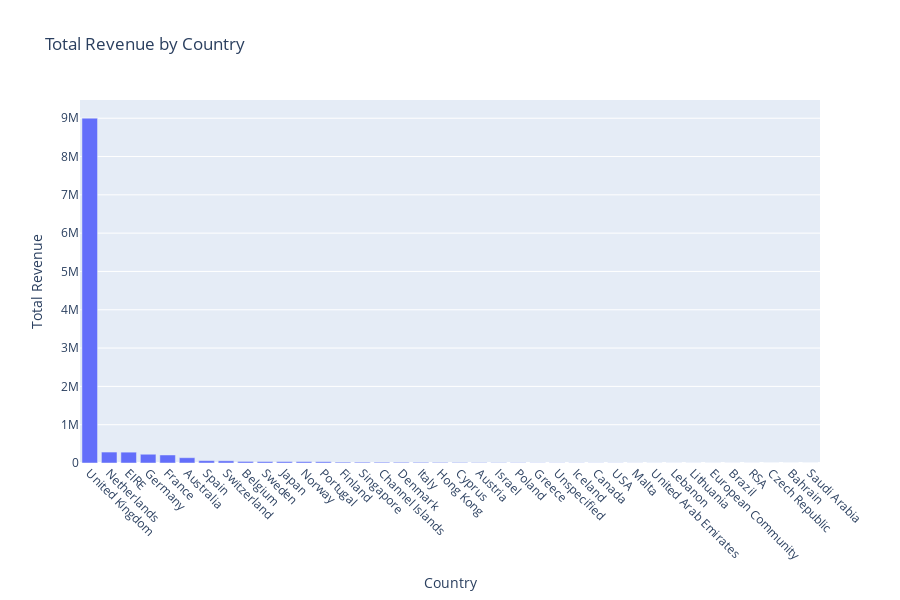

Notebook code for this chart:
### Markdown cell above
Next we can check to see which countries contribute the most to revenues. 
Let us make a bar plot of revenue by country.

### Code cell
# Group by Country and sum TotalPrice
country_sales = df.groupby('Country')['TotalPrice'].sum().reset_index()

# Sort by revenue
country_sales = country_sales.sort_values(by='TotalPrice', ascending=False)

# Plot
fig = px.bar(country_sales, x='Country', y='TotalPrice',
             title='Total Revenue by Country',
             labels={'TotalPrice': 'Total Revenue'},
             height=600)
fig.update_layout(xaxis_tickangle=45)
fig.show()

### Figure 1 — Plotly figure (JSON) as saved in the notebook; plotly's stock layout.template omitted (floating-point values rounded to 4 significant figures)
{"data": [{"hovertemplate": "Country=%{x}<br>Total Revenue=%{y}<extra></extra>", "legendgroup": "", "marker": {"color": "#636efa", "pattern": {"shape": ""}}, "name": "", "orientation": "v", "showlegend": false, "textposition": "auto", "type": "bar", "x": ["United Kingdom", "Netherlands", "EIRE", "Germany", "France", "Australia", "Spain", "Switzerland", "Belgium", "Sweden", "Japan", "Norway", "Portugal", "Finland", "Singapore", "Channel Islands", "Denmark", "Italy", "Hong Kong", "Cyprus", "Austria", "Israel", "Poland", "Greece", "Unspecified", "Iceland", "Canada", "USA", "Malta", "United Arab Emirates", "Lebanon", "Lithuania", "European Community", "Brazil", "RSA", "Czech Republic", "Bahrain", "Saudi Arabia"], "xaxis": "x", "y": [9002000.0, 285400.0, 283100.0, 228700.0, 209600.0, 138500.0, 61560.0, 57070.0, 41200.0, 38370.0, 37420.0, 36170.0, 33680.0, 22550.0, 21280.0, 20440.0, 18960.0, 17480.0, 15480.0, 13500.0, 10200.0, 8129.0, 7335.0, 4761.0, 4741.0, 4310.0, 3666.0, 3580.0, 2726.0, 1902.0, 1694.0, 1661.0, 1300.0, 1144.0, 1002.0, 826.7, 754.1, 145.9], "yaxis": "y"}], "layout": {"barmode": "relative", "height": 600, "legend": {"tracegroupgap": 0}, "title": {"text": "Total Revenue by Country"}, "xaxis": {"anchor": "y", "domain": [0, 1], "tickangle": 45, "title": {"text": "Country"}}, "yaxis": {"anchor": "x", "domain": [0, 1], "title": {"text": "Total Revenue"}}}}
